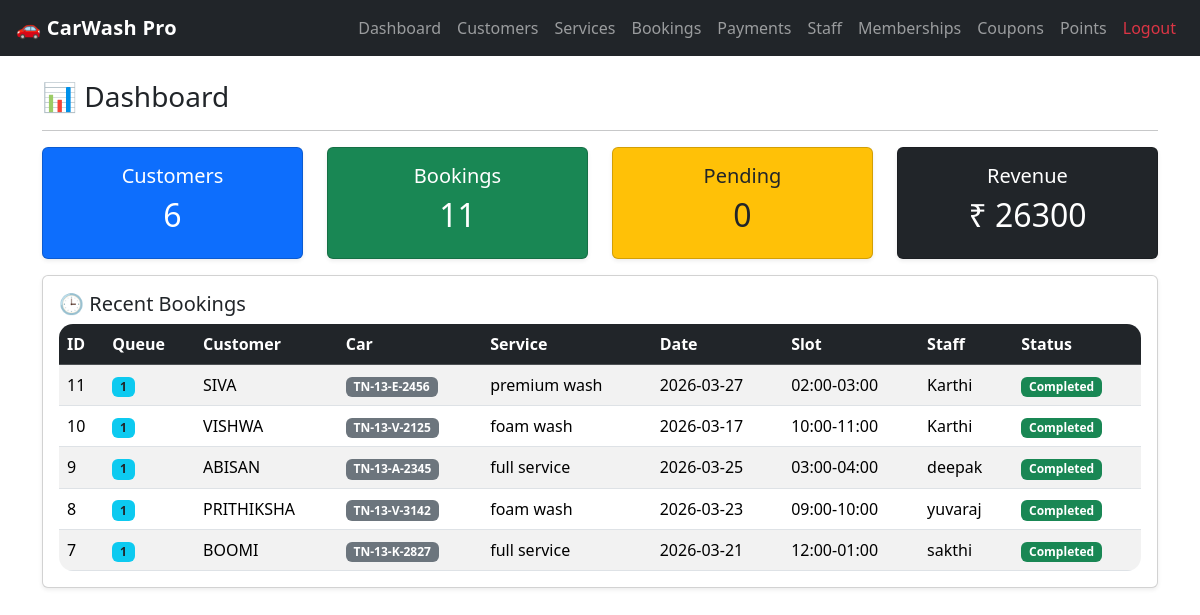
Screenshot of /dashboard (signed in) with the database file from the repository.
### tables this page shows
CREATE TABLE bookings(
            id INTEGER PRIMARY KEY AUTOINCREMENT,
            customer_id INTEGER,
            service_id INTEGER,
            wash_date TEXT,
            status TEXT DEFAULT 'Pending',
            created_at TEXT, time_slot TEXT, staff_id INTEGER, queue_no INTEGER,
            FOREIGN KEY(customer_id) REFERENCES customers(id),
            FOREIGN KEY(service_id) REFERENCES services(id)
        );

CREATE TABLE customers(
            id INTEGER PRIMARY KEY AUTOINCREMENT,
            name TEXT,
            phone TEXT,
            car_number TEXT
        , points INTEGER DEFAULT 0);

CREATE TABLE services(
            id INTEGER PRIMARY KEY AUTOINCREMENT,
            service_name TEXT,
            price INTEGER
        , category TEXT DEFAULT 'Basic');

CREATE TABLE staff(
            id INTEGER PRIMARY KEY AUTOINCREMENT,
            staff_name TEXT,
            phone TEXT
        );

### app.py (the view)
@app.route("/dashboard")
def dashboard():
    if not require_login():
        return redirect(url_for("login"))
    conn = db_conn()
    cur = conn.cursor()
    cur.execute("SELECT COUNT(*) as total FROM customers")
    total_customers = cur.fetchone()["total"]
    cur.execute("SELECT COUNT(*) as total FROM bookings")
    total_bookings = cur.fetchone()["total"]
    cur.execute("SELECT COUNT(*) as total FROM bookings WHERE status='Pending'")
    pending_bookings = cur.fetchone()["total"]
    cur.execute("SELECT IFNULL(SUM(final_amount),0) as revenue FROM payments")
    revenue = cur.fetchone()["revenue"]
    cur.execute("""
        SELECT b.*, c.name as customer_name, c.car_number, s.service_name, s.price,
               st.staff_name
        FROM bookings b
        JOIN customers c ON b.customer_id=c.id
        JOIN services s ON b.service_id=s.id
        LEFT JOIN staff st ON b.staff_id=st.id
        ORDER BY b.id DESC LIMIT 5
    """)
    recent = cur.fetchall()
    conn.close()
    return render_template("dashboard.html",
                           total_customers=total_customers,
                           total_bookings=total_bookings,
                           pending_bookings=pending_bookings,
                           revenue=revenue,
                           recent=recent)

### app.py (called while the page is built)
def db_conn():
    conn = sqlite3.connect(DB)
    conn.row_factory = sqlite3.Row
    return conn

def require_login():
    return "admin" in session

### templates/dashboard.html
{% extends 'base.html' %}
{% block content %}
<h3>📊 Dashboard</h3>
<hr>
<div class="row">
  <div class="col-md-3">
    <div class="card bg-primary text-white mb-3 shadow-sm">
      <div class="card-body text-center">
        <h5>Customers</h5>
        <h2>{{ total_customers }}</h2>
      </div>
    </div>
  </div>
  <div class="col-md-3">
    <div class="card bg-success text-white mb-3 shadow-sm">
      <div class="card-body text-center">
        <h5>Bookings</h5>
        <h2>{{ total_bookings }}</h2>
      </div>
    </div>
  </div>
  <div class="col-md-3">
    <div class="card bg-warning text-dark mb-3 shadow-sm">
      <div class="card-body text-center">
        <h5>Pending</h5>
        <h2>{{ pending_bookings }}</h2>
      </div>
    </div>
  </div>
  <div class="col-md-3">
    <div class="card bg-dark text-white mb-3 shadow-sm">
      <div class="card-body text-center">
        <h5>Revenue</h5>
        <h2>₹ {{ revenue }}</h2>
      </div>
    </div>
  </div>
</div>
<div class="card p-3 shadow-sm">
  <h5 class="mb-2">🕒 Recent Bookings</h5>
  <div class="table-responsive">
    <table class="table table-striped align-middle mb-0">
      <thead class="table-dark">
        <tr>
          <th>ID</th><th>Queue</th><th>Customer</th><th>Car</th><th>Service</th><th>Date</th><th>Slot</th><th>Staff</th><th>Status</th>
        </tr>
      </thead>
      <tbody>
        {% for b in recent %}
        <tr>
          <td>{{ b.id }}</td>
          <td><span class="badge bg-info text-dark">{{ b.queue_no or "-" }}</span></td>
          <td>{{ b.customer_name }}</td>
          <td><span class="badge bg-secondary">{{ b.car_number }}</span></td>
          <td>{{ b.service_name }}</td>
          <td>{{ b.wash_date }}</td>
          <td>{{ b.time_slot or "-" }}</td>
          <td>{{ b.staff_name or "-" }}</td>
          <td>
            {% if b.status == "Pending" %}
              <span class="badge bg-warning text-dark">{{ b.status }}</span>
            {% elif b.status == "Completed" %}
              <span class="badge bg-success">{{ b.status }}</span>
            {% else %}
              <span class="badge bg-danger">{{ b.status }}</span>
            {% endif %}
          </td>
        </tr>
        {% endfor %}
      </tbody>
    </table>
  </div>
</div>
{% endblock %}

### templates/base.html (shortened to what this page needs)
<!DOCTYPE html>
<html>
<head>
  <link rel="stylesheet" href="{{ url_for('static', filename='style.css') }}">
  <link href="https://cdn.jsdelivr.net/npm/bootstrap@5.3.2/dist/css/bootstrap.min.css" rel="stylesheet">
</head>
<body>
<nav class="navbar navbar-expand-lg navbar-dark bg-dark px-3">
  <a class="navbar-brand fw-bold" href="/dashboard">🚗 CarWash Pro</a>
  <div class="collapse navbar-collapse">
    <ul class="navbar-nav ms-auto">
      <li class="nav-item"><a class="nav-link" href="/dashboard">Dashboard</a></li>
      <li class="nav-item"><a class="nav-link" href="/customers">Customers</a></li>
      <li class="nav-item"><a class="nav-link" href="/services">Services</a></li>
      <li class="nav-item"><a class="nav-link" href="/bookings">Bookings</a></li>
      <li class="nav-item"><a class="nav-link" href="/payments">Payments</a></li>
      <li class="nav-item"><a class="nav-link" href="/staff">Staff</a></li>
      <li class="nav-item"><a class="nav-link" href="/memberships">Memberships</a></li>
      <li class="nav-item"><a class="nav-link" href="/coupons">Coupons</a></li>
      <li class="nav-item"><a class="nav-link" href="/points">Points</a></li>
      <li class="nav-item"><a class="nav-link text-danger" href="/logout">Logout</a></li>
    </ul>
  </div>
</nav>
<div class="container mt-4">
  {% block content %}{% endblock %}
</div>
</body>
</html>

### static/style.css (style rules this page uses)
body { background:#f6f7fb; font-family: "Segoe UI", sans-serif; }
.card { border-radius: 14px; }
table { border-radius: 14px; overflow:hidden; }
.navbar-brand { letter-spacing:.3px; }

### rows the page displays
bookings: id "11", queue_no "1", customer_name "SIVA", car_number "TN-13-E-2456", service_name "premium wash", wash_date "2026-03-27", time_slot "02:00-03:00", staff_name "Karthi", status "Completed"
bookings: id "10", queue_no "1", customer_name "VISHWA", car_number "TN-13-V-2125", service_name "foam wash", wash_date "2026-03-17", time_slot "10:00-11:00", staff_name "Karthi", status "Completed"
bookings: id "9", queue_no "1", customer_name "ABISAN", car_number "TN-13-A-2345", service_name "full service", wash_date "2026-03-25", time_slot "03:00-04:00", staff_name "deepak", status "Completed"
bookings: id "8", queue_no "1", customer_name "PRITHIKSHA", car_number "TN-13-V-3142", service_name "foam wash", wash_date "2026-03-23", time_slot "09:00-10:00", staff_name "yuvaraj", status "Completed"
bookings: id "7", queue_no "1", customer_name "BOOMI", car_number "TN-13-K-2827", service_name "full service", wash_date "2026-03-21", time_slot "12:00-01:00", staff_name "sakthi", status "Completed"

### other values shown
{{ total_customers }} "6"
{{ total_bookings }} "11"
{{ pending_bookings }} "0"
{{ revenue }} "26300"
